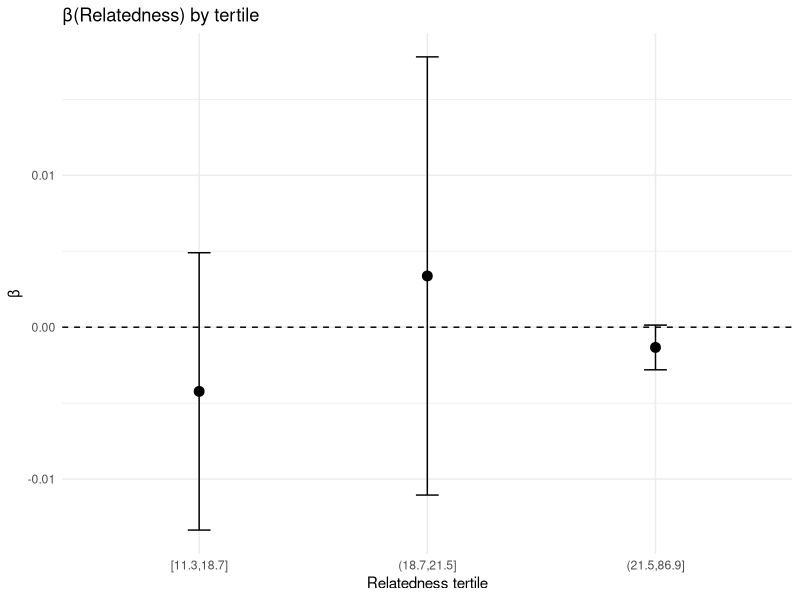
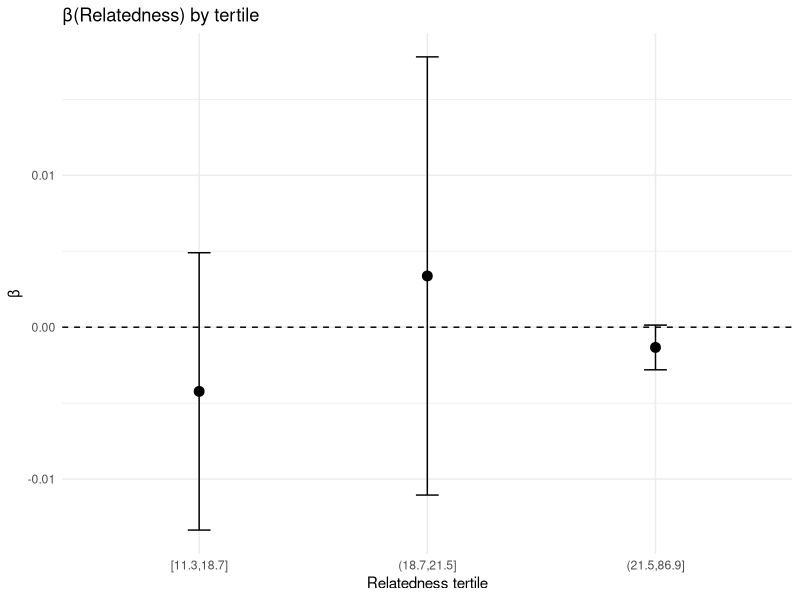

These charts were generated, in order, by the following R code:

library(tidyverse); library(broom); library(openxlsx)


DNAm_Age = read.xlsx("./data/DNAm_Age.xlsx")

DNAm_Age <- DNAm_Age %>%
  mutate(
    Sex = as.factor(Sex),
    Relatedness = as.numeric(Relatedness),
    Age = as.numeric(Age)
  )


m0 <- lm(DNAmAgeTailFinal ~ Age + Sex, data = DNAm_Age)

DNAm_Age$EAA <- resid(m0)



DNAm_Age <- DNAm_Age %>%
  mutate(RelGroup = cut(Relatedness, quantile(Relatedness, c(0,.33,.66,1)), include.lowest=TRUE))

by_ter <- DNAm_Age %>%
  group_by(RelGroup) %>%
  do(tidy(lm(EAA ~ Relatedness, data=.))) %>%
  filter(term=="Relatedness")

write.xlsx(list("Tertile_Effects"=by_ter), "tables/Tertile_Effects.xlsx")

p <- ggplot(by_ter, aes(RelGroup, estimate)) +
  geom_point(size=3) +
  geom_errorbar(aes(ymin=estimate-2*std.error, ymax=estimate+2*std.error), width=.1) +
  geom_hline(yintercept=0, lty=2) +
  labs(title="β(Relatedness) by tertile", x="Relatedness tertile", y="β") +
  theme_minimal()

print(p)
ggsave("figures/Fig_Tertiles.png", p, width=6, height=5, dpi=600)
